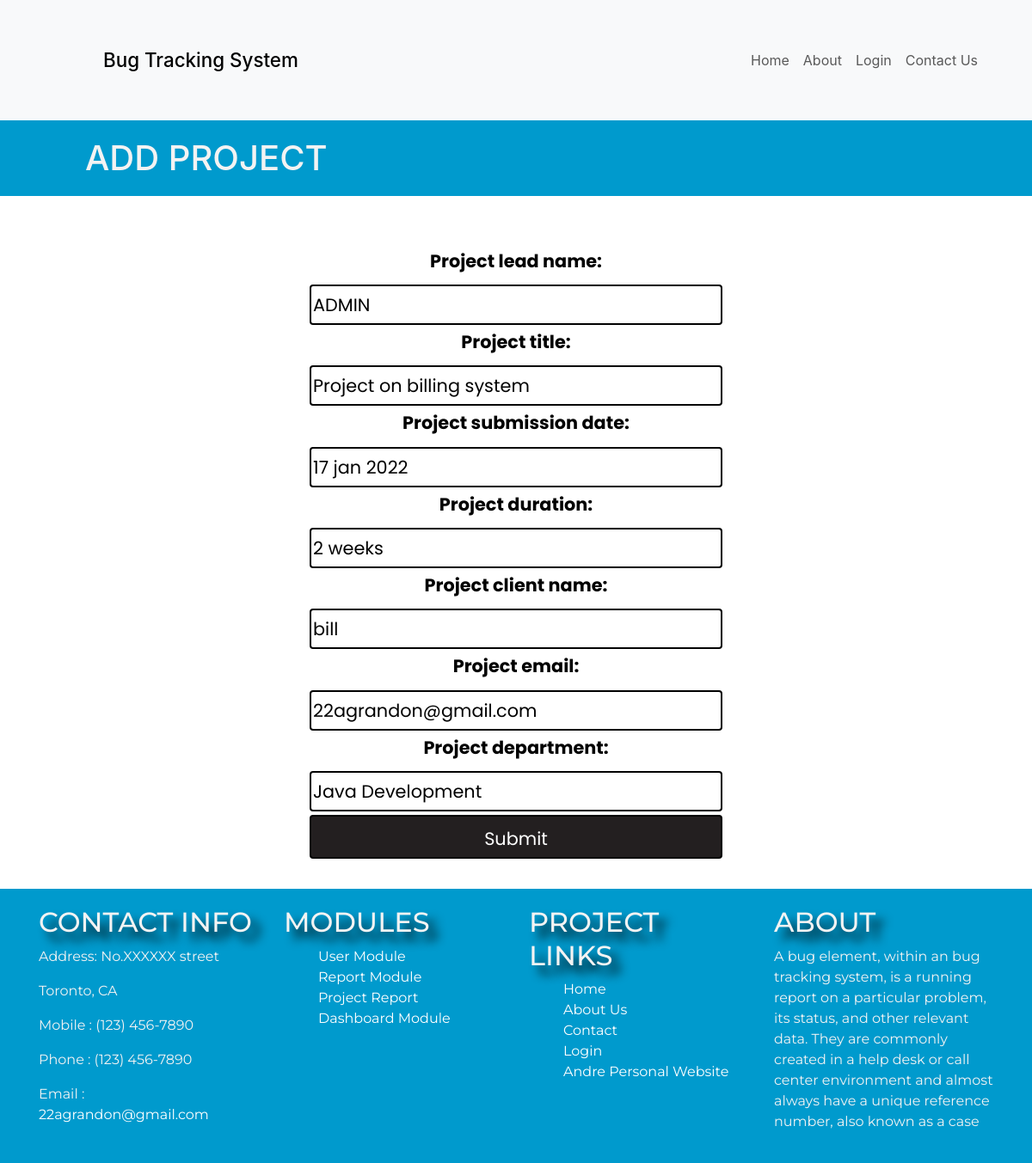
/listings/update_project/1/, run on the app's committed database.
### listings/models.py (models this page shows, shortened)
class Project(models.Model):
    project_id = models.AutoField(primary_key=True)
    project_lead_name = models.CharField(max_length=255, default = '')
    project_title = models.CharField(max_length=255, default = '',)
    project_submission_date = models.CharField(max_length=255, default = '')
    project_duration = models.CharField(max_length=255, default = '')
    project_email = models.CharField(max_length=255, default = '')
    project_department = models.CharField(max_length=255, default = '',)
    project_client_name = models.CharField(max_length=255, default = '',blank=True)

### listings/views.py (the view)
# urls.py: path('update_project/<str:pk>/',views.updateProject,name='update_project'),
def updateProject(request, pk):
    updateproject = Project.objects.get(project_id=pk)
    form = ProjectForm(instance = updateproject)
    if request.method == "POST":
        form = ProjectForm(request.POST, instance = updateproject)
        if form.is_valid():
            form.save()
        return redirect('/listings/projectlisting')
    context = {'addproject':form}
    return render (request, 'listings/add_project.html/', context)

### listings/forms.py
class ProjectForm(ModelForm):
    class Meta:
        model = Project
        fields = ['project_lead_name','project_title','project_submission_date','project_duration',
                    'project_client_name','project_email','project_department']

### listings/templates/listings/add_project.html (shortened to what this page needs)
{% extends 'base.html' %} {% block content %}
<div class="banner">
  <h1 id='bannerLogo'>ADD PROJECT</h1>
</div>
<form class='addclass2' action="" method="POST">
  {{addproject}}
  <input type="submit" name="submit" >
</form>
<br>
{% endblock content %}

### static/bugtracker/css/master.css (style rules this page uses)
form { padding-top: 52px; padding-bottom: -100px; text-align: center; font-size: 1.3em; font-weight: bold; color: black; font-family: 'Poppins', sans-serif; }
input { width: 40%; padding: 6px 2px; margin: 4px 0; margin-left: auto; margin-right: auto; border: 2px solid black; border-radius: 4px; display: block; box-sizing: border-box; }
input[type=submit] { width: 40%; padding: 6px 2px; padding-top: 10px; margin: 4px 0; margin-left: auto; margin-right: auto; border: 2px solid black; border-radius: 4px; display: block; background-color: #231F20; color: white; box-sizing: border-box; }
.addclass2 { padding-bottom: 7px; }
.banner { background-color: #009ACD; color: #f3f3f3; line-height: 100px; padding-left: 79px; }
#bannerLogo { padding:20px; }
* { box-sizing: border-box; }
html, body { max-width: 100%; overflow-x: hidden; }

### data on the page
Project: project_lead_name "ADMIN", project_title "Project on billing system", project_submission_date "17 jan 2022", project_duration "2 weeks", project_client_name "bill", project_email "22agrandon@gmail.com", project_department "Java Development"
